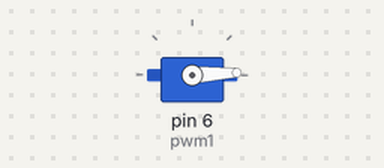
Bench run of a sketch on a simulated Arduino Uno, built with avr-gcc and run on an emulated ATmega328P. On the bench: servo.

Above: at 0.05 s.
At 0.7 s:
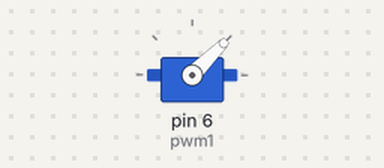
At 1.35 s:
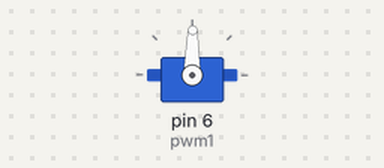
At 2.7 s:
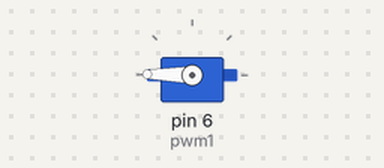
Timing chart, 0 to 6.3 s (numbered marks = the images above):
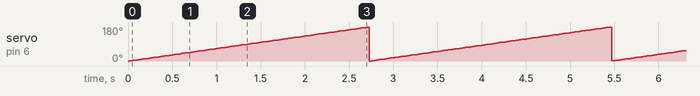

Measured:
- by itself, servo on pin 6 (pwm1): ramps from 0° to 180° and jumps back, once every 2.7 s

The sketch:

QuicRun_WP_880_Dual_Brushed_Test_Code_V_0_1.ino
```cpp
//Goal: Test if we can drive the Battery Transfer Pod's motor
//Created By: Alexander Ov
//Created On: 9/11/23
//Version 0.1
//Updates:
/*
//Progress Report Notes

*/
//Libraries
#include <Servo.h>                          //Servo lib

//Pin Declerations
const int pwm1 = 6;                         // pin 6 as pwm

//Object Decleration
Servo servo;                                //Create servo object to control the Battery Transfer Pod's DC Motors

//Global Variable Decleration
int pos = 0;                                //Postion var used to determine postion of the motor

//Setup Function
void setup() {
  servo.attach(6,1000,2000);                //Attaches the motor driver on pin 6 to the servo object
  Serial.begin(9600);                       //Set baudrate to 9600
  pinMode(pwm1,OUTPUT);                     //declare pin pwm as OUTPUT
  servo.write(90);                          //Set motors postion to 90
}

//Main Looping function
void loop() {
  for (pos = 0; pos <= 180; pos += 1) {     // goes from 0 degrees to 180 degrees in steps of 1 degree
    servo.write(pos);                       // tell motor to go to position in variable 'pos'
    delay(15);                              // waits 15 ms for the servo to reach the position
  }
}
```
